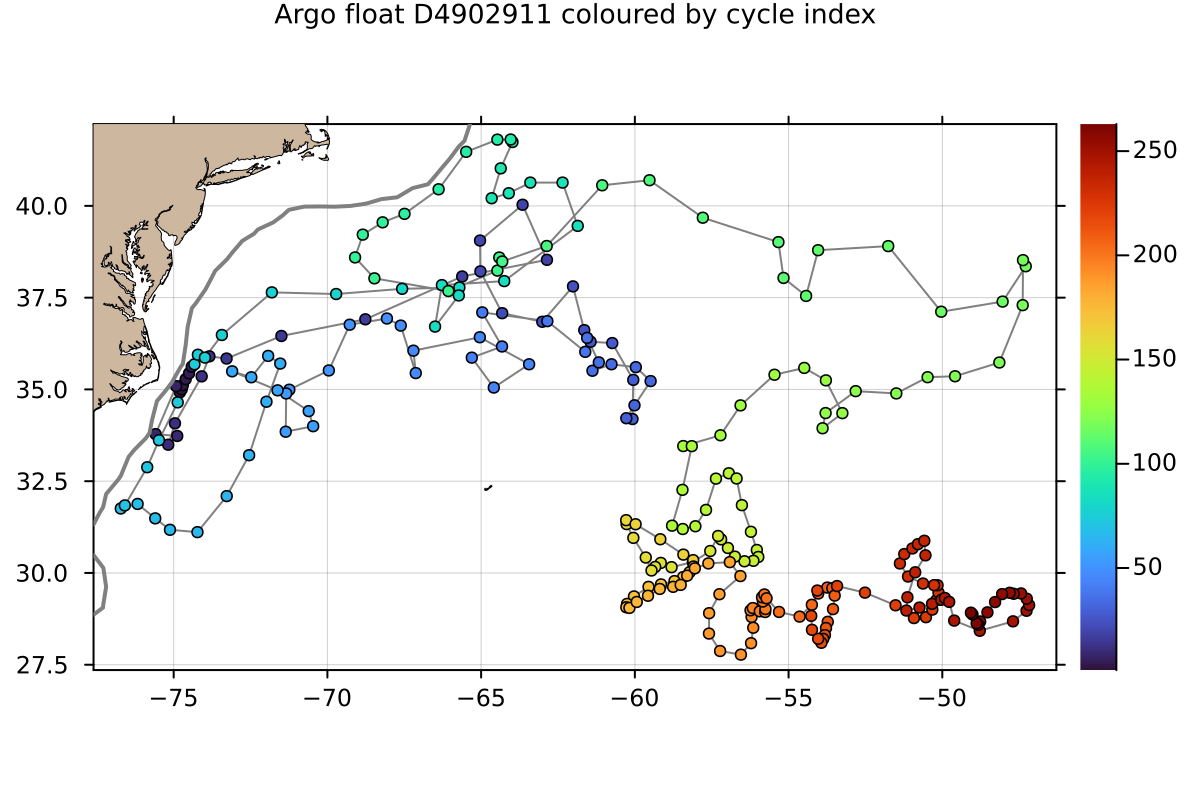

This figure's Julia source:
# Plot a float trajectory with colour for sequence number
using OceanAnalysis, Plots, Statistics
ID = r"D4902911" # focus on this ID
index_file = get_argo_index("~/data/argo");
index_all = read_argo_index(index_file) # 3.2e6 profiles
index = index_all[occursin.(ID, index_all.file), :]
sort!(index, :time) # this lets us join dots in time order
lon, lat = index.longitude, index.latitude
plot(lon, lat,
    aspect_ratio=1.0 / cos(mean(lat) * pi / 180),
    framestyle=:box, color=:gray, dpi=200,
    title="Argo float $(ID.pattern) coloured by cycle index", titlefontsize=9)
colors = cgrad(:turbo)
scatter!(lon, lat, marker_z=1:length(lon),
    markersize=3, markerstyle=:circle, color=colors)
# Add land and 1km isobath
plot_coastline!(coastline())
topo_file = get_topography_file(-110., -30, 20, 60, resolution=30,
    destdir="~/data/topo")
topo = read_topography(topo_file)
contour!(topo.metadata["longitude"], topo.metadata["latitude"],
    topo.data, xlim=xlims(), ylim=ylims(),
    color=:gray, linewidth=2, colorbar_entry=false, levels=[-1000.0])
#savefig("argo_trajectory.png")
